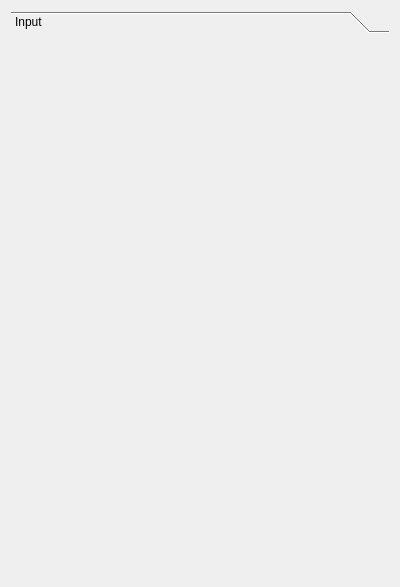
<?xml version="1.0" encoding="UTF-8"?>
<ui version="4.0">
 <class>Form</class>
 <widget class="QWidget" name="Form">
  <property name="geometry">
   <rect>
    <x>0</x>
    <y>0</y>
    <width>400</width>
    <height>587</height>
   </rect>
  </property>
  <property name="windowTitle">
   <string>Form</string>
  </property>
  <layout class="QGridLayout" name="gridLayout">
   <item row="0" column="0">
    <widget class="QToolBox" name="workflow">
     <property name="currentIndex">
      <number>0</number>
     </property>
     <widget class="QWidget" name="page">
      <property name="geometry">
       <rect>
        <x>0</x>
        <y>0</y>
        <width>382</width>
        <height>542</height>
       </rect>
      </property>
      <attribute name="label">
       <string>Input</string>
      </attribute>
     </widget>
    </widget>
   </item>
  </layout>
 </widget>
 <resources/>
 <connections/>
</ui>
